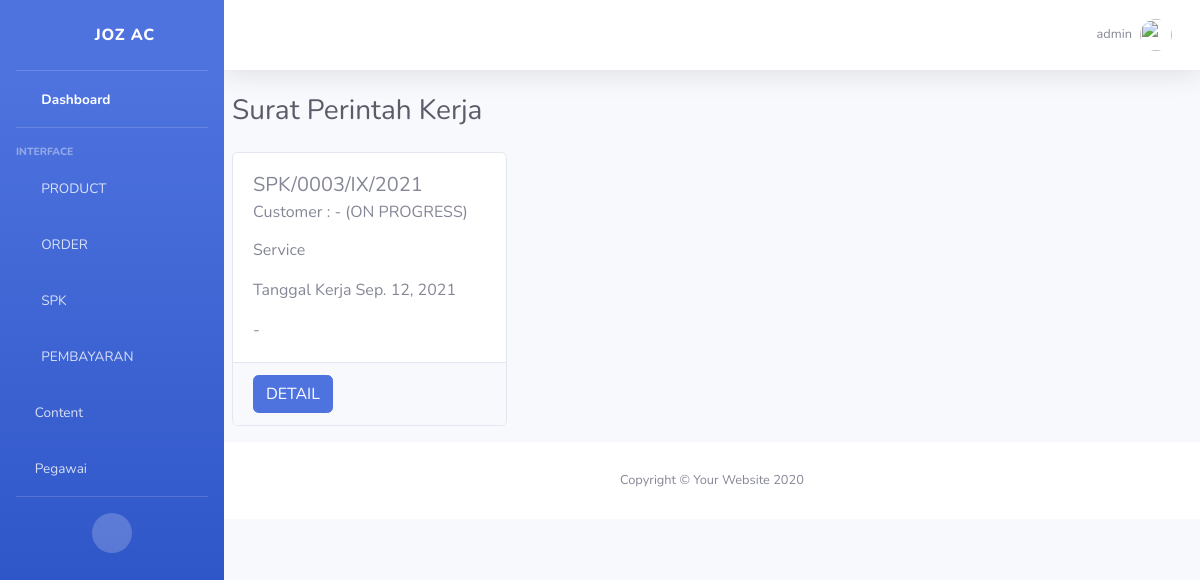
Page /spk/admin/teknisi_spk/ (signed in) on the earlier database version.
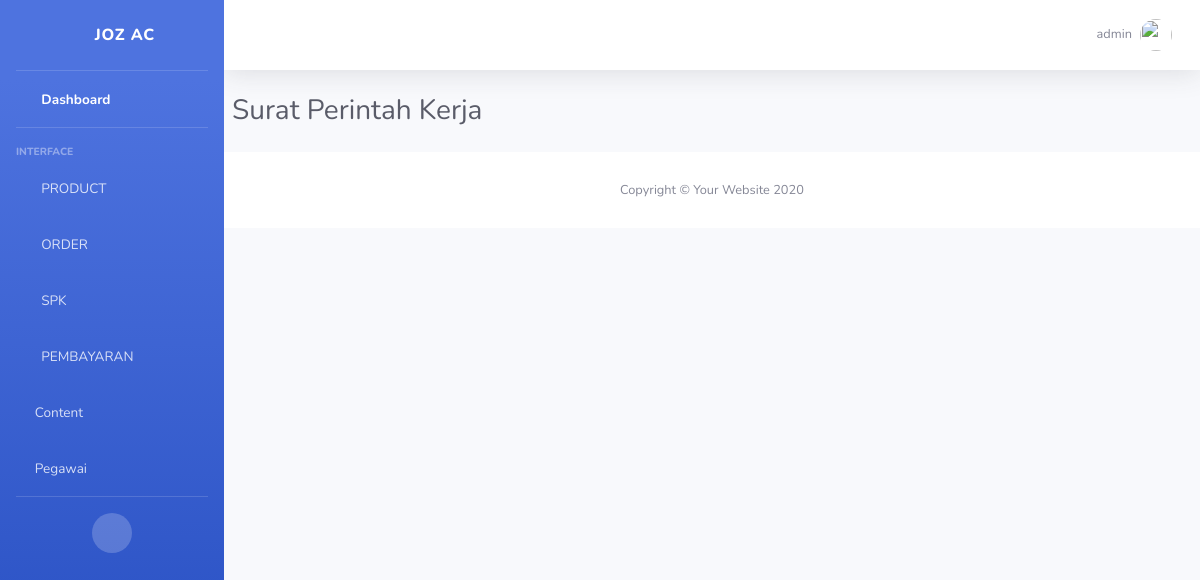
Same page on the later database version.
### SPK_teknisi/models.py (models this page shows, shortened)
class SPKModel(models.Model):
    statusChoice        = [
        ('PENDING','ON PROGRESS'),
        ('CANCEL','CANCEL'),
        ('SELESAI','SELESAI'),
    ]
    no_SPK			= models.CharField(max_length=30, verbose_name='Nomor SPK', blank=True, unique=True)
    tgl_input		= models.DateField(auto_now=True, verbose_name='Tanggal Input')
    teknisi			= models.ForeignKey(settings.AUTH_USER_MODEL, on_delete=models.SET_NULL, related_name='teknisiUser', verbose_name='Teknisi', null=True)
    pesanan		    = models.OneToOneField(InvoiceModel, related_name='SPK', on_delete=models.SET_NULL, verbose_name='Invoice', null=True)
    tgl_pengerjaan	= models.DateField(verbose_name='Tanggal Pengerjaan')
    keterangan		= models.TextField(verbose_name='Keterangan')
    status			= models.CharField(choices=statusChoice, max_length=10, default='PENDING')
    slug_SPK		= models.SlugField()
    class Meta:
        verbose_name='Surat Perintah Kerja'
        verbose_name_plural='Surat Perintah Kerja'

### SPK_teknisi/views.py (the view)
# urls.py: path('admin/teknisi_spk/', list_SPK_teknisi.as_view(), name='teknisiSPK'),
class list_SPK_teknisi(LoginRequiredMixin, ListView):
	login_url = reverse_lazy('account:login')
	model = SPKModel
	template_name = 'SPK_teknisi/list_SPK_teknisi.html'
	context_object_name = 'object'
	queryset = model.objects.filter(status='PENDING')
	def get(self, request, **kwargs):
		if self.request.user.jabatan == 'TEKNISI':
			self.queryset = self.model.objects.filter(status='PENDING', teknisi=self.request.user)
		return super().get(request, kwargs)

### account/models.py (called while the page is built)
	def __str__(self):
		return self.username

### SPK_teknisi/templates/SPK_teknisi/list_SPK_teknisi.html (shortened to what this page needs)
{% extends "admin/base_admin.html" %}
{% block Content %}
	<div class="container-fluid pr-auto pl-2">
		<div class="d-sm-flex align-items-center justify-content-between mb-4">
	        <h1 class="h3 mb-0 text-gray-800">Surat Perintah Kerja</h1>
	    </div>
	    <div class="row row-cols-1 row-cols-md-3 md-3">
		{% for data in object %}
		<div class="col-sm-6 card-deck mb-3">
			<div class="card" style="width: 30%;">
			  <div class="card-body">
			    <h5 class="card-title">{{data.no_SPK}}</h5>
			    <h6 class="card-subtitle mb-2 text-muted">Customer : {{data.pesanan.clientINV.nama_Client}} - ({{data.get_status_display}})</h6>
			    <p class="card-text">{{data.keterangan|linebreaks}}Tanggal Kerja {{data.tgl_pengerjaan}}</p>
			    <p class="card-text">{{data.pesanan.clientINV.alamat_Client}} - {{data.pesanan.clientINV.kota_Client}}</p>
			  </div>
			    <div class="card-footer">
				    <a href="{% url "spk:updateStatus" slug=data.slug_SPK %}" class="card-link btn btn-primary">DETAIL</a>
				</div>
			</div>
		</div>
		{% endfor %}
		</div>
    </div>
{% endblock Content %}

Differences in the rows shown:
removed SPKModel: no_SPK "SPK/0003/IX/2021", status "ON PROGRESS", keterangan "Service", tgl_pengerjaan "Sep. 12, 2021"
